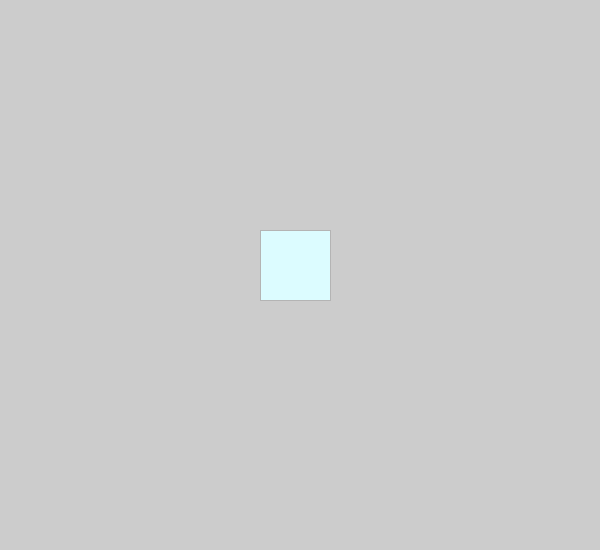
Frame 1 (no input)
Frame 60 (the mouse pressed at the canvas centre just before this capture): identical to frame 1, image omitted
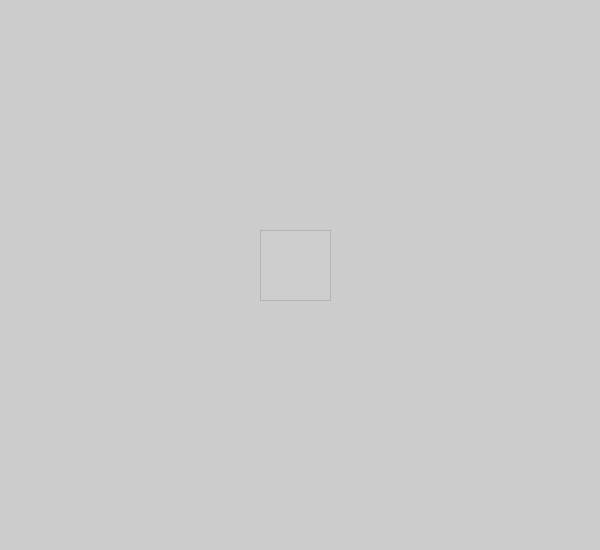
Frame 120 (the mouse held since frame 60 and released just before this capture)

The Processing sketch that drew these frames (run headless with seeded random() and noise(); from frame 60 on, the mouse is pressed at the canvas centre):

// Processing sketch: button
// ── button.pde
boolean drawASquare = true;
boolean drawCircles = false;
int rectX = -100;
int C = 50;

void setup() {
  size(600, 550);
}
void draw() {

  
  if (drawASquare == true) {
   stroke(180);
     fill(220, 252, 255);
     rect(260, 230, 70, 70);
     
       if (mouseX > 270 && mouseX < 325 ) {
    if (240< mouseY && mouseY <290 ) {
        fill(205);
     rect(260, 230, 70, 70); 
  }     
    }

  }
 
       if (drawCircles == true) {
       
    noFill();
     stroke(110);
     rectX+=4;
     ellipse(rectX, 520/2, 90, 590);
     ellipse(rectX*.9, 520/2, 90, 590);
}
}
void mouseClicked() {
   if (mouseX > 270 && mouseX < 325 ) {
    if (240< mouseY && mouseY <290 ) {
        drawCircles = true;
         if (drawASquare == true) {
    drawASquare = false;
  }     
    }

  }
}
